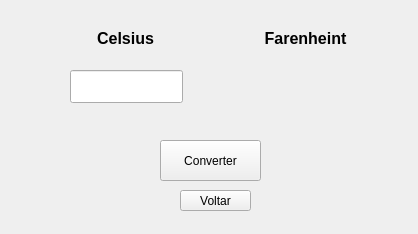
<?xml version="1.0" encoding="UTF-8"?>
<ui version="4.0">
 <class>MainWindow</class>
 <widget class="QMainWindow" name="MainWindow">
  <property name="geometry">
   <rect>
    <x>0</x>
    <y>0</y>
    <width>418</width>
    <height>234</height>
   </rect>
  </property>
  <property name="windowTitle">
   <string>MainWindow</string>
  </property>
  <widget class="QWidget" name="centralwidget">
   <widget class="QLineEdit" name="esse">
    <property name="geometry">
     <rect>
      <x>70</x>
      <y>70</y>
      <width>113</width>
      <height>33</height>
     </rect>
    </property>
    <property name="font">
     <font>
      <pointsize>12</pointsize>
     </font>
    </property>
   </widget>
   <widget class="QLabel" name="f">
    <property name="geometry">
     <rect>
      <x>260</x>
      <y>30</y>
      <width>91</width>
      <height>17</height>
     </rect>
    </property>
    <property name="font">
     <font>
      <pointsize>12</pointsize>
      <weight>75</weight>
      <bold>true</bold>
     </font>
    </property>
    <property name="layoutDirection">
     <enum>Qt::LeftToRight</enum>
    </property>
    <property name="text">
     <string>Farenheint</string>
    </property>
    <property name="alignment">
     <set>Qt::AlignCenter</set>
    </property>
   </widget>
   <widget class="QLabel" name="c">
    <property name="geometry">
     <rect>
      <x>80</x>
      <y>30</y>
      <width>91</width>
      <height>17</height>
     </rect>
    </property>
    <property name="font">
     <font>
      <pointsize>12</pointsize>
      <weight>75</weight>
      <bold>true</bold>
     </font>
    </property>
    <property name="layoutDirection">
     <enum>Qt::LeftToRight</enum>
    </property>
    <property name="text">
     <string>Celsius</string>
    </property>
    <property name="alignment">
     <set>Qt::AlignCenter</set>
    </property>
   </widget>
   <widget class="QLabel" name="resultado">
    <property name="geometry">
     <rect>
      <x>260</x>
      <y>80</y>
      <width>91</width>
      <height>17</height>
     </rect>
    </property>
    <property name="font">
     <font>
      <pointsize>12</pointsize>
      <weight>50</weight>
      <bold>false</bold>
     </font>
    </property>
    <property name="layoutDirection">
     <enum>Qt::LeftToRight</enum>
    </property>
    <property name="text">
     <string/>
    </property>
    <property name="alignment">
     <set>Qt::AlignCenter</set>
    </property>
   </widget>
   <widget class="QPushButton" name="converter_2">
    <property name="geometry">
     <rect>
      <x>160</x>
      <y>140</y>
      <width>101</width>
      <height>41</height>
     </rect>
    </property>
    <property name="text">
     <string>Converter</string>
    </property>
   </widget>
   <widget class="QPushButton" name="voltar">
    <property name="geometry">
     <rect>
      <x>180</x>
      <y>190</y>
      <width>71</width>
      <height>21</height>
     </rect>
    </property>
    <property name="text">
     <string>Voltar</string>
    </property>
   </widget>
  </widget>
 </widget>
 <resources/>
 <connections/>
</ui>
